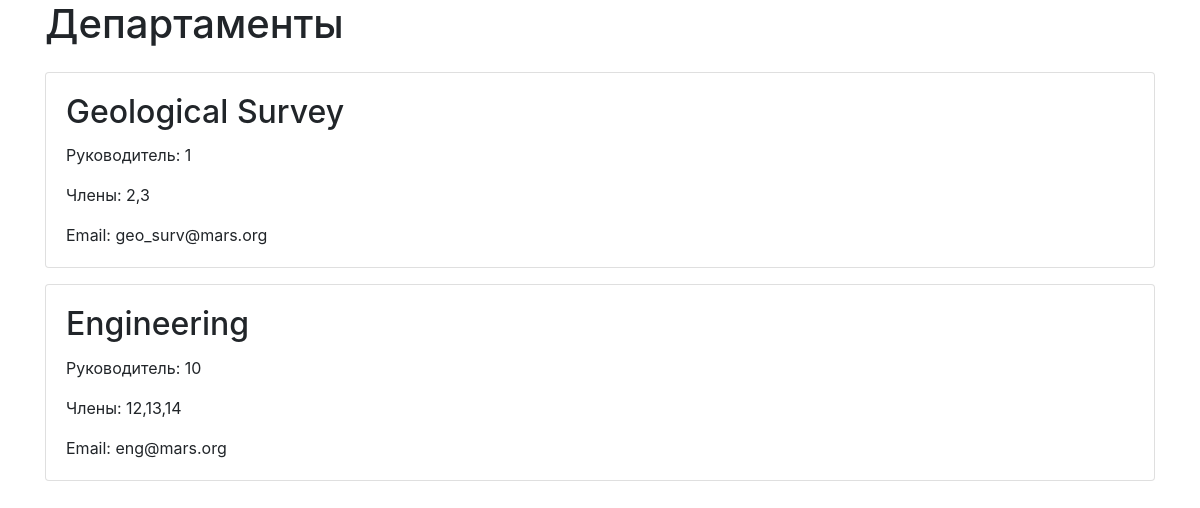
The page /departments on the database its author committed.
### models.py (models this page shows)
class Department(Base):
    __tablename__ = 'departments'
    id = Column(Integer, primary_key=True, autoincrement=True)
    title = Column(String)
    chief = Column(Integer, ForeignKey('users.id'))
    members = Column(String)  # Хранение списка ID в виде строки
    email = Column(String, unique=True)
    chief_user = relationship("User", foreign_keys=[chief])

### main.py (the view)
@app.route('/departments')
def departments():
    db_session = Session()
    departments = db_session.query(Department).all()
    if "user_id" in session:
        user_id = session['user_id']
        user = db_session.query(User).filter_by(id=user_id).first()
        db_session.close()
        return render_template('departments.html', user=user, departments=departments)
    else:
        return render_template('departments.html', user=None, departments=departments)

### templates/departments.html (shortened to what this page needs)
<!doctype html>
<html lang="ru">
<head>
    <link href="https://maxcdn.bootstrapcdn.com/bootstrap/4.5.2/css/bootstrap.min.css" rel="stylesheet">
</head>
<body>
    <div class="container">
        <h1>Департаменты</h1>
        <div class="mt-4">
            {% for department in departments %}
                <div class="card mb-3">
                    <div class="card-body">
                        <h2 class="card-title">{{ department.title }}</h2>
                        <p class="card-text">Руководитель: {{ department.chief }}</p>
                        <p class="card-text">Члены: {{ department.members }}</p>
                        <p class="card-text">Email: {{ department.email }}</p>
                    </div>
                </div>
            {% endfor %}
        </div>
    </div>
</body>
</html>

### rows shown on the page
Department: title "Geological Survey", chief "1", members "2,3", email "geo_surv@mars.org"
Department: title "Engineering", chief "10", members "12,13,14", email "eng@mars.org"
